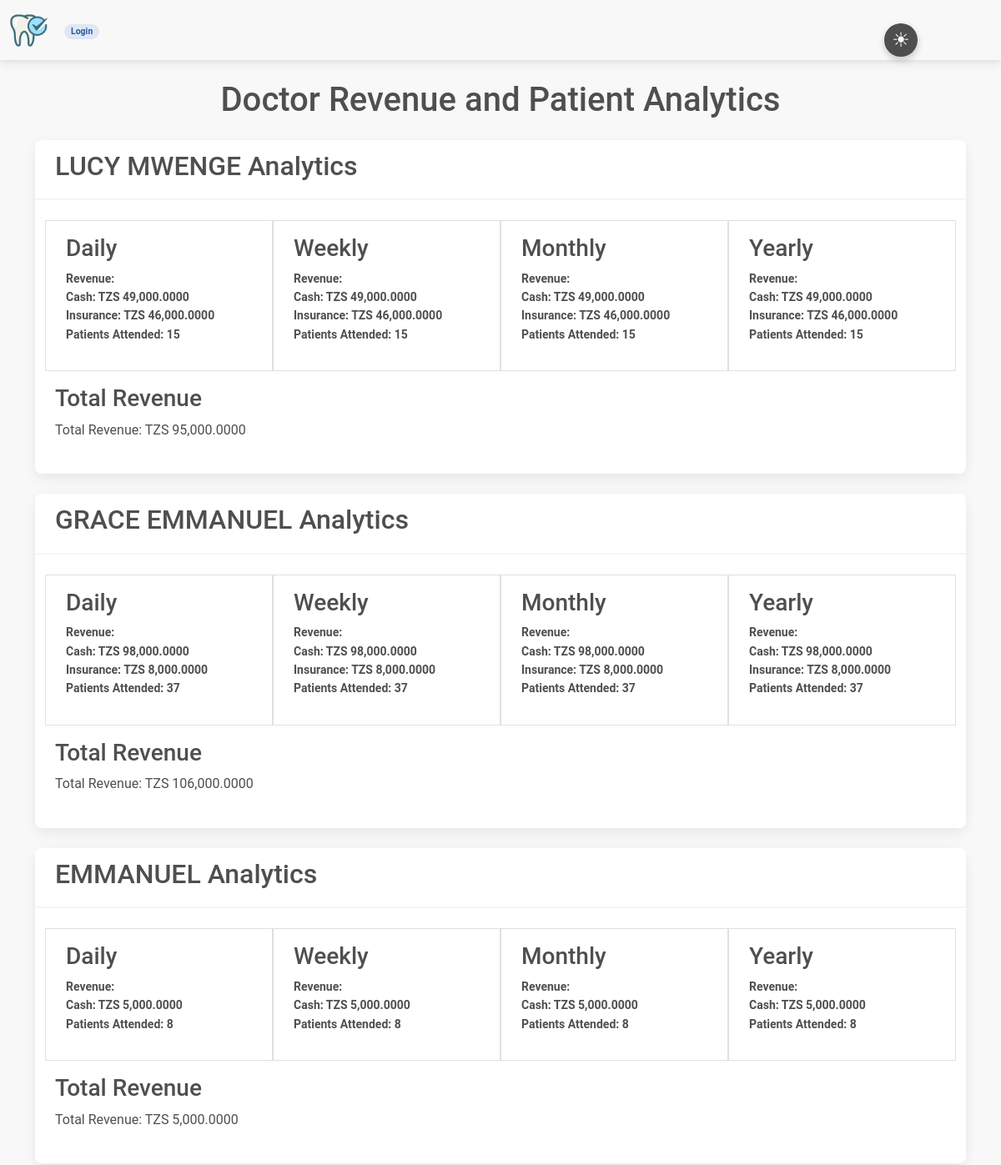
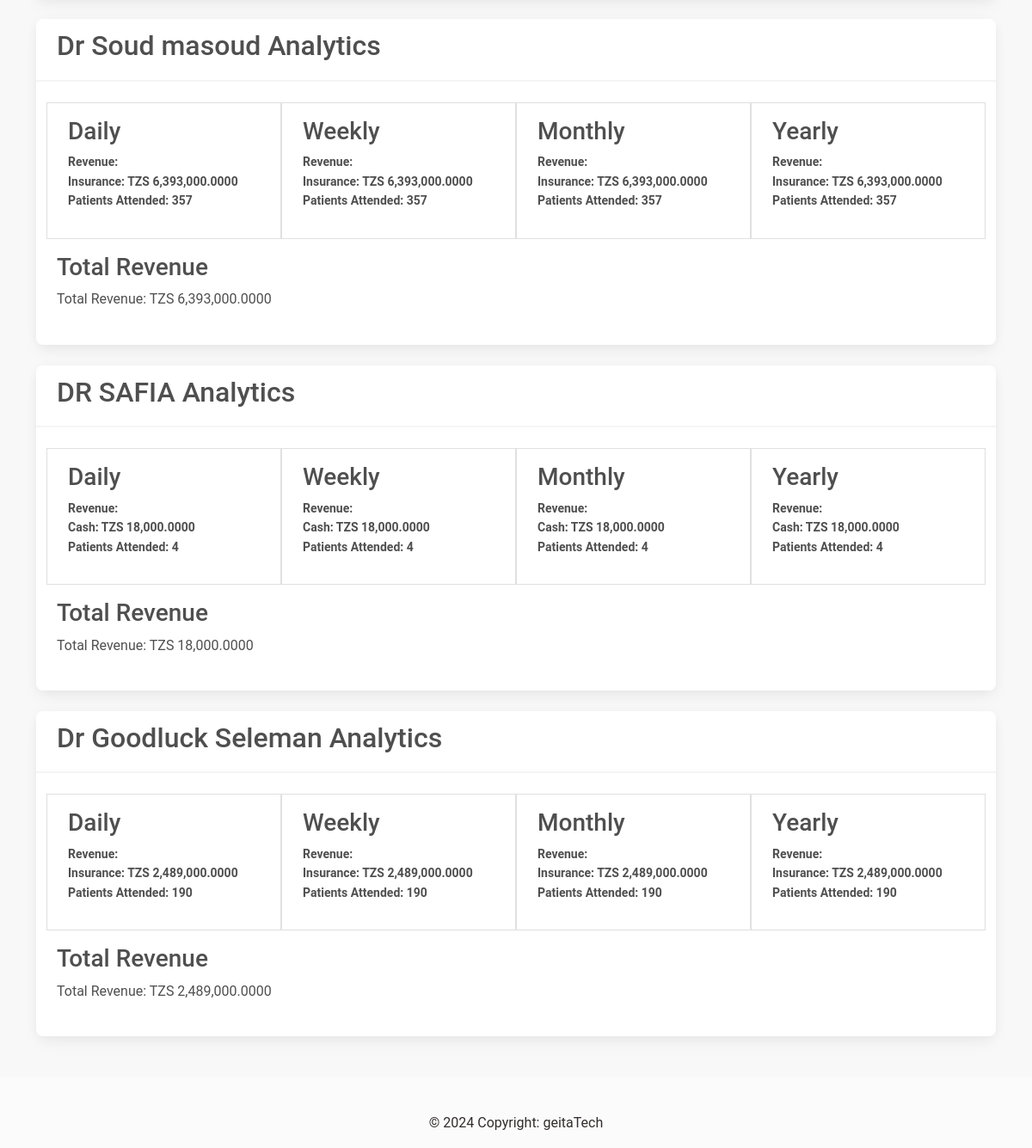
Screenshot of /analytics/doctors/ with the database file from the repository (2 pictures, top to bottom).
### patient/models.py (models this page shows, shortened)
class Doctor(models.Model):
    name = models.CharField(max_length=255)

### patient/views.py (the view)
# urls.py: path('analytics/doctors/', views.AnalyticsByDoctorView.as_view(), name='analytics_by_doctor'),
class AnalyticsByDoctorView(View):
    def get(self, request, *args, **kwargs):
        doctors = Doctor.objects.all()
        today = datetime.now().date()
        last_week_start = today - timedelta(days=today.weekday())
        last_month_start = today.replace(day=1)
        last_year_start = today.replace(month=1, day=1)
        doctor_data = []
        for doctor in doctors:
            daily_revenue = self.aggregate_revenue(doctor, today, today)
            weekly_revenue = self.aggregate_revenue(doctor, last_week_start, today)
            monthly_revenue = self.aggregate_revenue(doctor, last_month_start, today)
            yearly_revenue = self.aggregate_revenue(doctor, last_year_start, today)
            total_revenue = self.calculate_total_revenue(doctor, last_year_start, today)
            daily_patients = self.count_patients(doctor, today, today)
            weekly_patients = self.count_patients(doctor, last_week_start, today)
            monthly_patients = self.count_patients(doctor, last_month_start, today)
            yearly_patients = self.count_patients(doctor, last_year_start, today)
            doctor_data.append({
                'doctor': doctor,
                'daily_revenue': daily_revenue,
                'weekly_revenue': weekly_revenue,
                'monthly_revenue': monthly_revenue,
                'yearly_revenue': yearly_revenue,
                'total_revenue': total_revenue,
                'daily_patients': daily_patients,
                'weekly_patients': weekly_patients,
                'monthly_patients': monthly_patients,
                'yearly_patients': yearly_patients,
            })
        context = {
            'doctor_data': doctor_data,
        }
        return render(request, 'analytics_by_doctor.html', context)
    def aggregate_revenue(self, doctor, start_date, end_date):
        revenue_data = []
        payment_types = doctor.medicalhistory_set.values('payment_type__name').annotate(count=Count('id'))
        for payment_type in payment_types:
            total_revenue = 0
            medical_histories = doctor.medicalhistory_set.filter(
                payment_type__name=payment_type['payment_type__name'],
                created_at__date__range=(start_date, end_date)
            )
            for history in medical_histories:
                total_revenue += history.calculate_total_price()
            revenue_data.append({
                'payment_type': payment_type['payment_type__name'],
                'total_revenue': total_revenue,
            })
        return revenue_data
    def calculate_total_revenue(self, doctor, start_date, end_date):
        total_revenue = 0
        medical_histories = doctor.medicalhistory_set.filter(
            created_at__date__range=(start_date, end_date)
        )
        for history in medical_histories:
            total_revenue += history.calculate_total_price()
        return total_revenue
    def count_patients(self, doctor, start_date, end_date):
        return doctor.medicalhistory_set.filter(
            created_at__date__range=(start_date, end_date)
        ).count()

### patient/template_context.py (called while the page is built)
def upcoming_follow_up_count(request):
    today = datetime.now().date()
    tomorrow = today + timedelta(days=1)
    upcoming_follow_up_count = MedicalHistory.objects.filter(follow_up_date=tomorrow).count()
    return {'upcoming_follow_up_count': upcoming_follow_up_count}

### patient/templates/analytics_by_doctor.html (shortened to what this page needs)
{% extends 'base.html' %}
{% load humanize %}
{% block content %}
<div class="container mb-5">
    <h1 class="mt-4 text-center">Doctor Revenue and Patient Analytics</h1>
    {% for doctor_data in doctor_data %}
        <div class="card mt-4">
            <div class="card-header">
                <h2 class="card-title">{{ doctor_data.doctor.name }} Analytics</h2>
            </div>
            <div class="card-body">
                <div class="row">
                    <div class="col-md-3 border border-1 px-4 py-3">
                        <h3 class="card-title">Daily</h3>
                        <ul class="list-unstyled">
                            <li>Revenue:</li>
                            {% for entry in doctor_data.daily_revenue %}
                                <li>{{ entry.payment_type }}: TZS {{ entry.total_revenue|intcomma }}</li>
                            {% endfor %}
                            <li>Patients Attended: {{ doctor_data.daily_patients }}</li>
                        </ul>
                    </div>
                    <div class="col-md-3 border border-1 px-4 py-3">
                        <h3 class="card-title">Weekly</h3>
                        <ul class="list-unstyled">
                            <li>Revenue:</li>
                            {% for entry in doctor_data.weekly_revenue %}
                                <li>{{ entry.payment_type }}: TZS {{ entry.total_revenue|intcomma }}</li>
                            {% endfor %}
                            <li>Patients Attended: {{ doctor_data.weekly_patients }}</li>
                        </ul>
                    </div>
                    <div class="col-md-3 border border-1 px-4 py-3">
                        <h3 class="card-title">Monthly</h3>
                        <ul class="list-unstyled">
                            <li>Revenue:</li>
                            {% for entry in doctor_data.monthly_revenue %}
                                <li>{{ entry.payment_type }}: TZS {{ entry.total_revenue|intcomma }}</li>
                            {% endfor %}
                            <li>Patients Attended: {{ doctor_data.monthly_patients }}</li>
                        </ul>
                    </div>
                    <div class="col-md-3 border border-1 px-4 py-3">
                        <h3 class="card-title">Yearly</h3>
                        <ul class="list-unstyled">
                            <li>Revenue:</li>
                            {% for entry in doctor_data.yearly_revenue %}
                                <li>{{ entry.payment_type }}: TZS {{ entry.total_revenue|intcomma }}</li>
                            {% endfor %}
                            <li>Patients Attended: {{ doctor_data.yearly_patients }}</li>
                        </ul>
                    </div>
                </div>
                <h3 class="mt-3">Total Revenue</h3>
                <p>Total Revenue: TZS {{ doctor_data.total_revenue|intcomma }}</p>
            </div>
        </div>
    {% endfor %}
</div>
{% endblock %}

### static/css/color_switch.css (style rules this page uses)
body { background-color: #f8f8f8; }

### patient/templates/analytics_by_doctor.html (style rules this page uses)
li { font-size: 14px; font-weight: bold; }

### rows the page displays
Doctor: doctor.name "LUCY MWENGE", payment_type "Cash" "Insurance", total_revenue "49,000.0000" "46,000.0000", daily_patients "15", payment_type "Cash" "Insurance", total_revenue "49,000.0000" "46,000.0000", weekly_patients "15", payment_type "Cash" "Insurance", total_revenue "49,000.0000" "46,000.0000", monthly_patients "15", payment_type "Cash" "Insurance", total_revenue "49,000.0000" "46,000.0000", yearly_patients "15", total_revenue "95,000.0000"
Doctor: doctor.name "GRACE EMMANUEL", payment_type "Cash" "Insurance", total_revenue "98,000.0000" "8,000.0000", daily_patients "37", payment_type "Cash" "Insurance", total_revenue "98,000.0000" "8,000.0000", weekly_patients "37", payment_type "Cash" "Insurance", total_revenue "98,000.0000" "8,000.0000", monthly_patients "37", payment_type "Cash" "Insurance", total_revenue "98,000.0000" "8,000.0000", yearly_patients "37", total_revenue "106,000.0000"
Doctor: doctor.name "EMMANUEL", payment_type "Cash", total_revenue "5,000.0000", daily_patients "8", payment_type "Cash", total_revenue "5,000.0000", weekly_patients "8", payment_type "Cash", total_revenue "5,000.0000", monthly_patients "8", payment_type "Cash", total_revenue "5,000.0000", yearly_patients "8", total_revenue "5,000.0000"
Doctor: doctor.name "Dr Soud masoud", payment_type "Insurance", total_revenue "6,393,000.0000", daily_patients "357", payment_type "Insurance", total_revenue "6,393,000.0000", weekly_patients "357", payment_type "Insurance", total_revenue "6,393,000.0000", monthly_patients "357", payment_type "Insurance", total_revenue "6,393,000.0000", yearly_patients "357", total_revenue "6,393,000.0000"
Doctor: doctor.name "DR SAFIA", payment_type "Cash", total_revenue "18,000.0000", daily_patients "4", payment_type "Cash", total_revenue "18,000.0000", weekly_patients "4", payment_type "Cash", total_revenue "18,000.0000", monthly_patients "4", payment_type "Cash", total_revenue "18,000.0000", yearly_patients "4", total_revenue "18,000.0000"
Doctor: doctor.name "Dr Goodluck Seleman", payment_type "Insurance", total_revenue "2,489,000.0000", daily_patients "190", payment_type "Insurance", total_revenue "2,489,000.0000", weekly_patients "190", payment_type "Insurance", total_revenue "2,489,000.0000", monthly_patients "190", payment_type "Insurance", total_revenue "2,489,000.0000", yearly_patients "190", total_revenue "2,489,000.0000"
